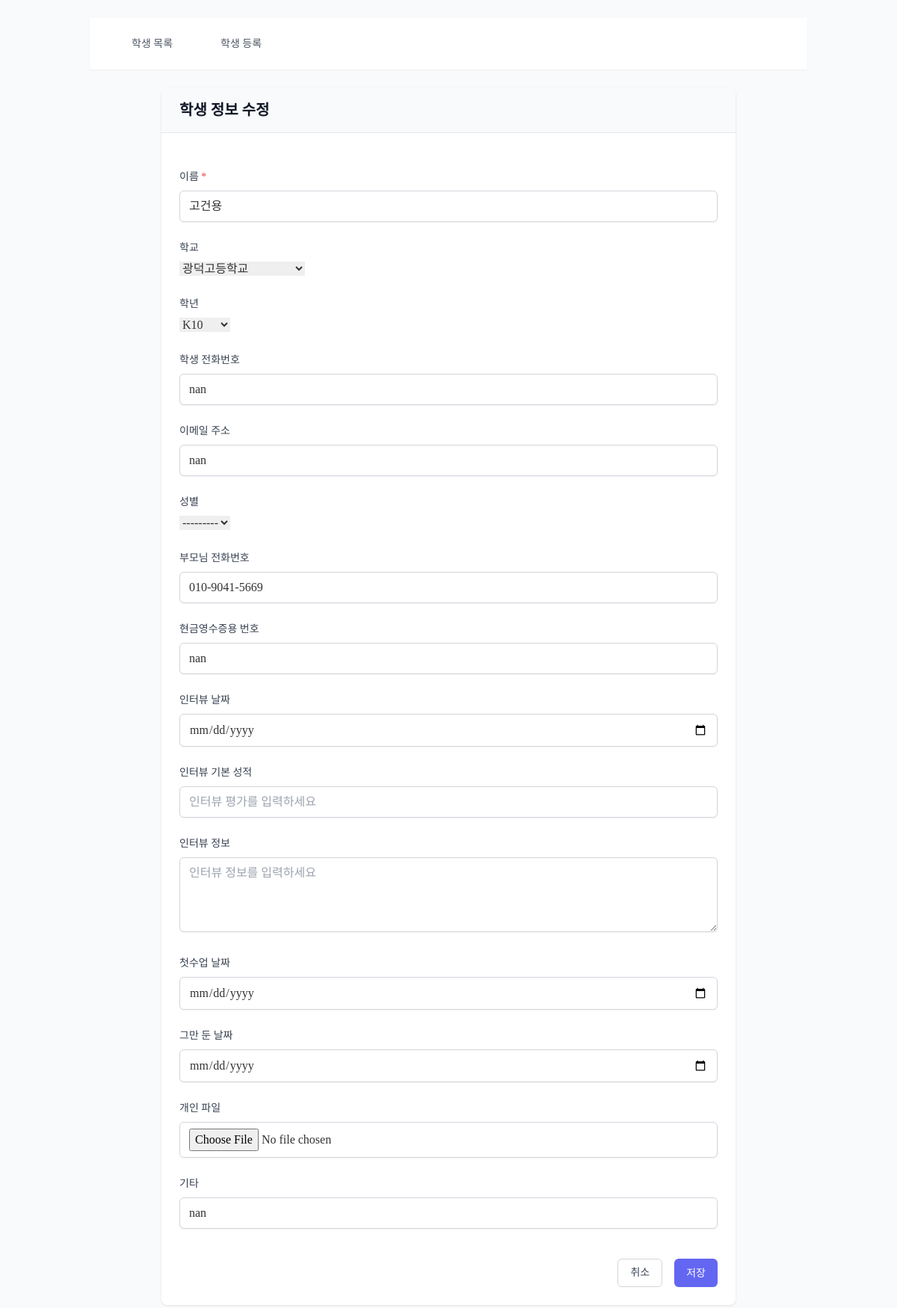
The page /students/14/update/ on the database as committed earlier.
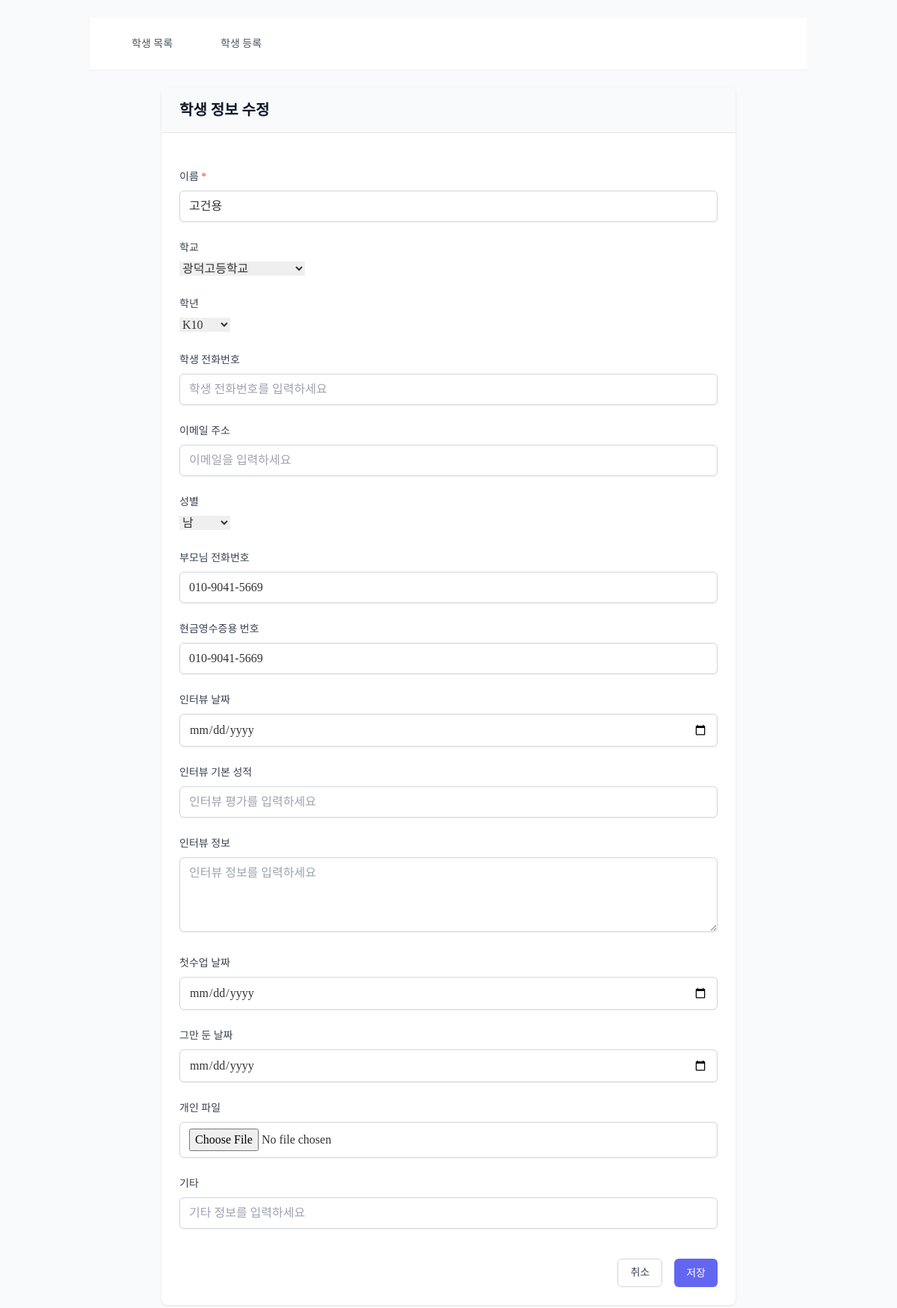
The same page on the database as committed later.
### students/models.py (models this page shows, shortened)
class Student(models.Model):
    GRADE_CHOICES = [
        ('K5', 'K5'), ('K6', 'K6'), ('K7', 'K7'), ('K8', 'K8'),
        ('K9', 'K9'), ('K10', 'K10'), ('K11', 'K11'), ('K12', 'K12'),
    ]
    GENDER_CHOICES = [
        ('M', '남'),
        ('F', '여'),
    ]
    name = models.CharField(max_length=100, verbose_name='이름')
    school = models.ForeignKey(School, on_delete=models.SET_NULL, null=True, blank=True, verbose_name='학교')
    grade = models.CharField(max_length=3, choices=GRADE_CHOICES, null=True, blank=True, verbose_name='학년')
    phone_number = models.CharField(max_length=15, null=True, blank=True, verbose_name='학생 전화번호',
                                    validators=[RegexValidator(regex=r'^\d{3}-\d{3,4}-\d{4}$',
                                                message="형식: 000-0000-0000")])
    email = models.EmailField(null=True, blank=True, verbose_name='이메일 주소')
    gender = models.CharField(max_length=1, choices=GENDER_CHOICES, null=True, blank=True, verbose_name='성별')
    parent_phone = models.CharField(max_length=15, null=True, blank=True, verbose_name='부모님 전화번호',
                                    validators=[RegexValidator(regex=r'^\d{3}-\d{3,4}-\d{4}$',
                                                message="형식: 000-0000-0000")])
    receipt_number = models.CharField(max_length=15, null=True, blank=True, verbose_name='현금영수증용 번호')
    interview_date = models.DateField(null=True, blank=True, verbose_name='인터뷰 날짜')
    interview_score = models.IntegerField(null=True, blank=True, verbose_name='인터뷰 기본 성적',
                                          validators=[MinValueValidator(1), MaxValueValidator(10)])
    interview_info = models.TextField(null=True, blank=True, verbose_name='인터뷰 정보')
    first_class_date = models.DateField(null=True, blank=True, verbose_name='첫수업 날짜')
    quit_date = models.DateField(null=True, blank=True, verbose_name='그만 둔 날짜')
    student_id = models.CharField(max_length=8, unique=True, verbose_name='고유번호')
    personal_file = models.FileField(upload_to='student_files/', null=True, blank=True, verbose_name='개인 파일')
    etc = models.TextField(null=True, blank=True, verbose_name='기타')
    extra1 = models.CharField(max_length=100, null=True, blank=True, verbose_name='예비1')
    extra2 = models.CharField(max_length=100, null=True, blank=True, verbose_name='예비2')
    extra3 = models.CharField(max_length=100, null=True, blank=True, verbose_name='예비3')
    extra4 = models.CharField(max_length=100, null=True, blank=True, verbose_name='예비4')
    extra5 = models.CharField(max_length=100, null=True, blank=True, verbose_name='예비5')
    is_active = models.BooleanField(default=True, verbose_name='활동 여부')
    class Meta:
        verbose_name = '학생'
        verbose_name_plural = '학생'

### students/views.py (the view)
# urls.py: path('<int:pk>/update/', views.student_update, name='student_update'),
def student_update(request, pk):
    student = get_object_or_404(Student, pk=pk)
    if request.method == 'POST':
        form = StudentForm(request.POST, instance=student)
        if form.is_valid():
            form.save()
            messages.success(request, '학생 정보가 성공적으로 수정되었습니다.')
            return redirect('students:student_list')
    else:
        form = StudentForm(instance=student)
    return render(request, 'students/student_form.html', {'form': form})

### common/models.py (called while the page is built)
    def __str__(self):
        return self.name

### students/templates/students/student_form.html (shortened to what this page needs)
{% extends 'students/base_students.html' %}
{% block student_content %}
<div class="content-card max-w-3xl mx-auto">
    <div class="card-header">
        <h1 class="text-xl font-semibold text-gray-900">
            {% if form.instance.pk %}학생 정보 수정{% else %}학생 등록{% endif %}
        </h1>
    </div>
    <div class="card-body">
        <form method="post" class="space-y-6">
            {% for field in form %}
            <div class="space-y-1">
                <label for="{{ field.id_for_label }}" class="form-label">
                    {{ field.label }}
                    {% if field.field.required %}
                        <span class="text-red-500">*</span>
                    {% endif %}
                </label>
                {{ field }}
            </div>
            {% endfor %}
            <div class="flex justify-end space-x-4 pt-4">
                <a href="{% url 'students:student_list' %}"
                   class="px-4 py-2 border border-gray-300 rounded-md text-sm font-medium text-gray-700 hover:bg-gray-50 focus:outline-none focus:ring-2 focus:ring-offset-2 focus:ring-indigo-500">
                    취소
                </a>
                <button type="submit" class="form-button">
                    저장
                </button>
            </div>
        </form>
    </div>
</div>
{% endblock %}

Rows that differ between the two databases and show on the page:
changed Student "고건용": phone_number "nan" → (not shown); email "nan" → (not shown); gender "---------" → "남"; receipt_number "nan" → "010-9041-5669"; etc "nan" → (not shown)
